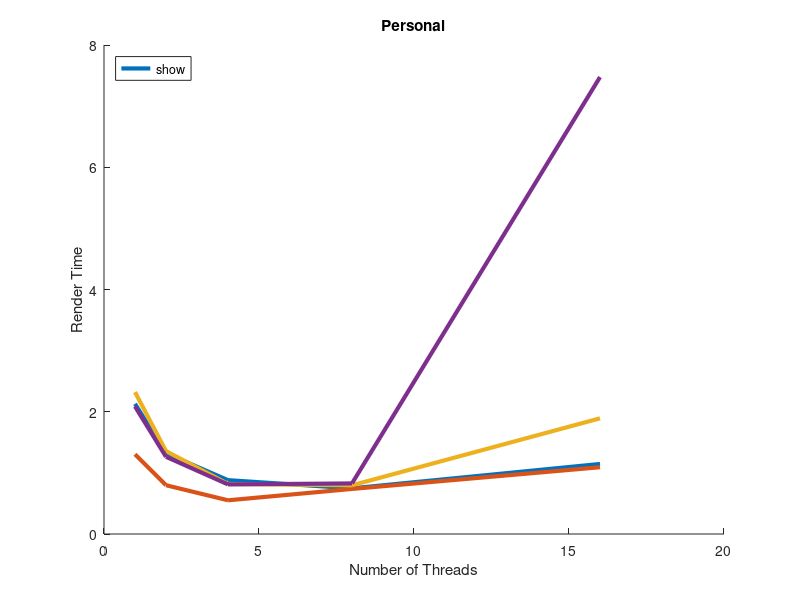

This chart was generated by the following MATLAB code:
function personal_part2
clear all;
close all;
hold on;

x = [1 2 4 8 16];

t0 = [ 2.129810 1.320217 0.880982 0.747169 1.145696 ];
plot(x, t0, 'LineWidth', 3, 'DisplayName', 'models/war.obj 3840x2160');
t1 = [ 1.303213 0.797983 0.551378 0.737375 1.092547 ];
plot(x, t1, 'LineWidth', 3, 'DisplayName', 'models/dragon.obj 3840x2160');
t2 = [ 2.321844 1.357127 0.818495 0.796629 1.892450 ];
plot(x, t2, 'LineWidth', 3, 'DisplayName', 'models/blackdragon.obj 3840x2160');
t3 = [ 2.086128 1.262988 0.811297 0.827493 7.475037 ];
plot(x, t3, 'LineWidth', 3, 'DisplayName', 'models/ironman.obj 3840x2160');

title('Personal');
xlabel('Number of Threads');
ylabel('Render Time');
legend('show', 'Location', 'NorthWest');

